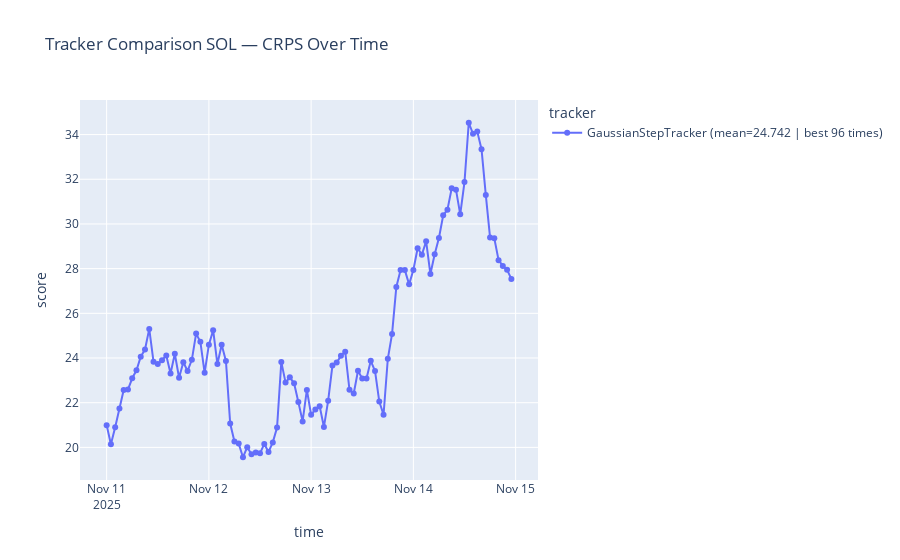

Write notebook code for a chart like this one.
### Code cell
plot_tracker_comparison(df_all, 'SOL')
